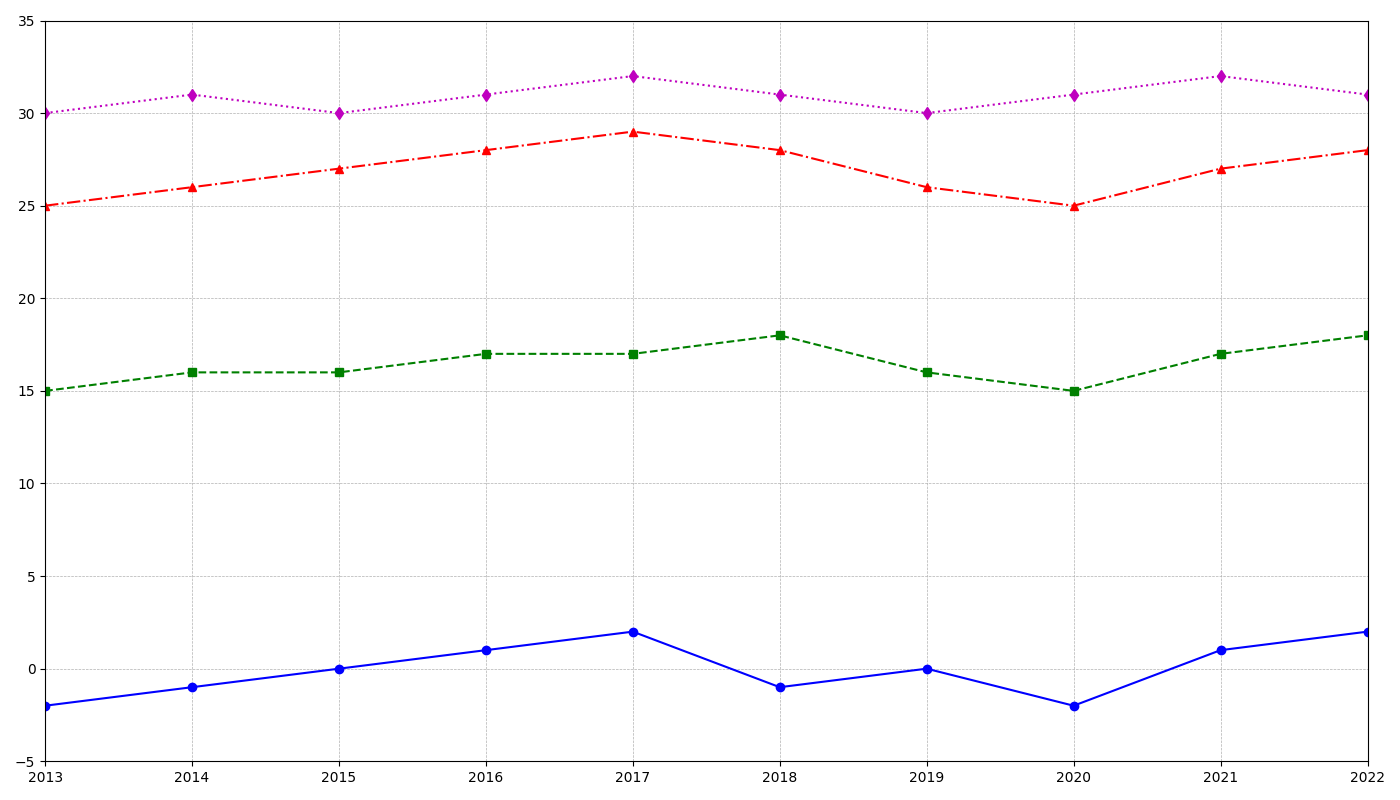

This chart was generated by the following Python code:
import matplotlib.pyplot as plt
import numpy as np

# Data construction
years = np.arange(2013, 2023)
northern_hills_temp = [-2, -1, 0, 1, 2, -1, 0, -2, 1, 2]
coastal_plains_temp = [15, 16, 16, 17, 17, 18, 16, 15, 17, 18]
desert_valley_temp = [25, 26, 27, 28, 29, 28, 26, 25, 27, 28]
tropical_forest_temp = [30, 31, 30, 31, 32, 31, 30, 31, 32, 31]

# Plotting the chart
fig, ax = plt.subplots(figsize=(14, 8))

# Plot each line without labels
ax.plot(years, northern_hills_temp, marker='o', linestyle='-', color='b')
ax.plot(years, coastal_plains_temp, marker='s', linestyle='--', color='g')
ax.plot(years, desert_valley_temp, marker='^', linestyle='-.', color='r')
ax.plot(years, tropical_forest_temp, marker='d', linestyle=':', color='m')

# Add a grid for better readability
ax.grid(True, linestyle='--', linewidth=0.5)

# Set x and y axis limits
ax.set_xlim(2013, 2022)
ax.set_ylim(-5, 35)

# Ensure tight layout to avoid overlapping
plt.tight_layout()

# Show the plot
plt.show()
